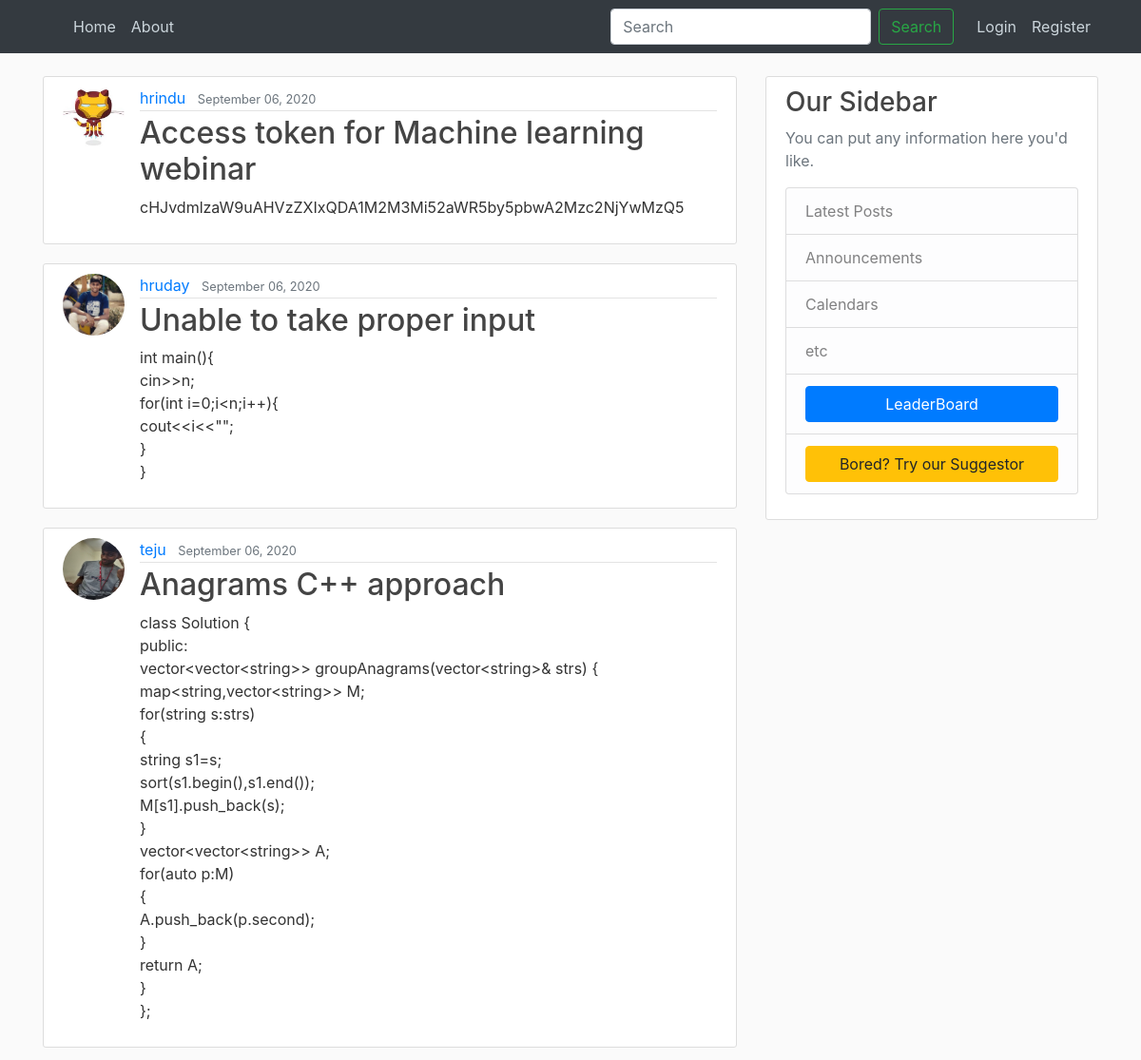
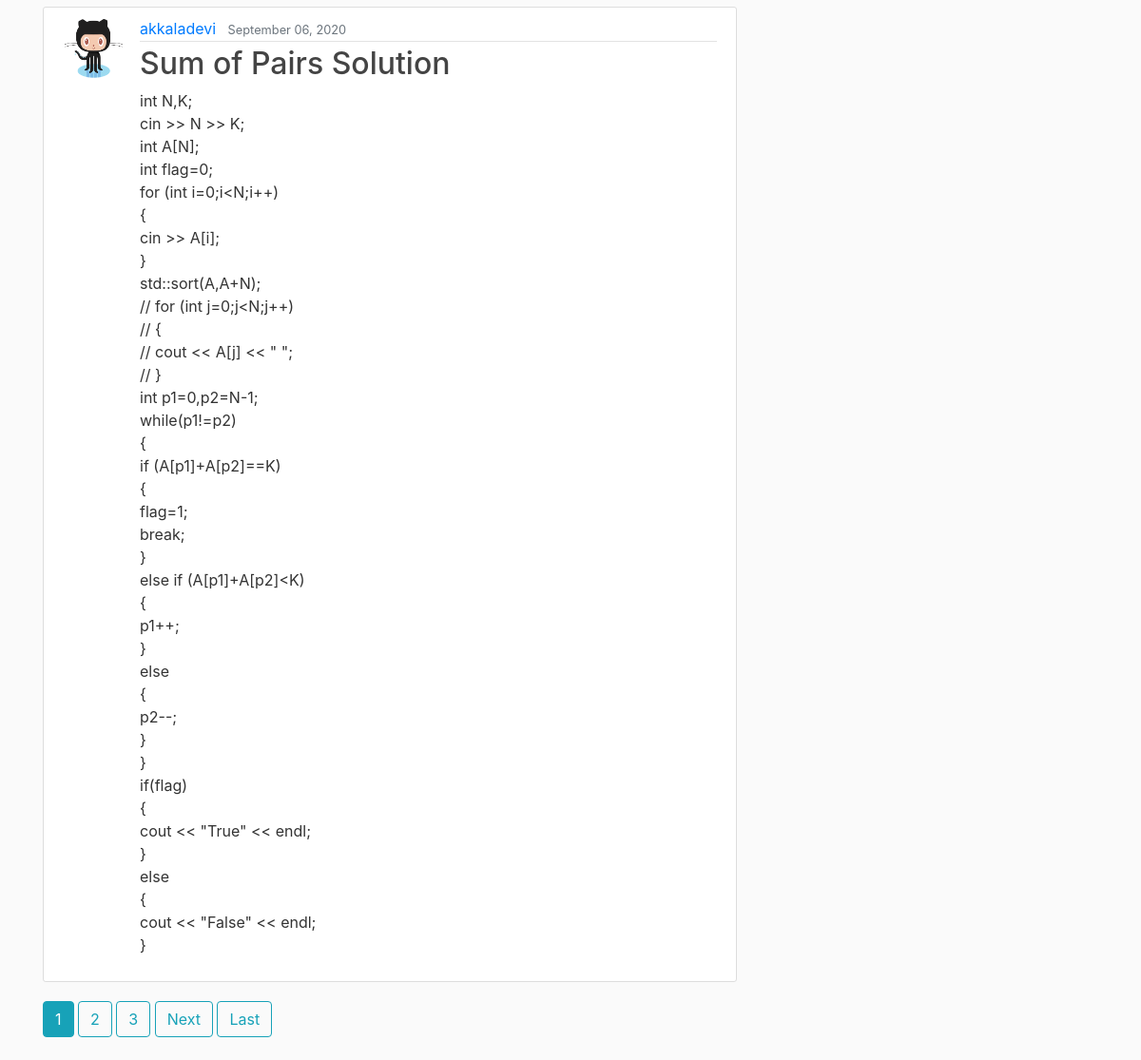
The app's page /, older data (2 pictures, top to bottom).
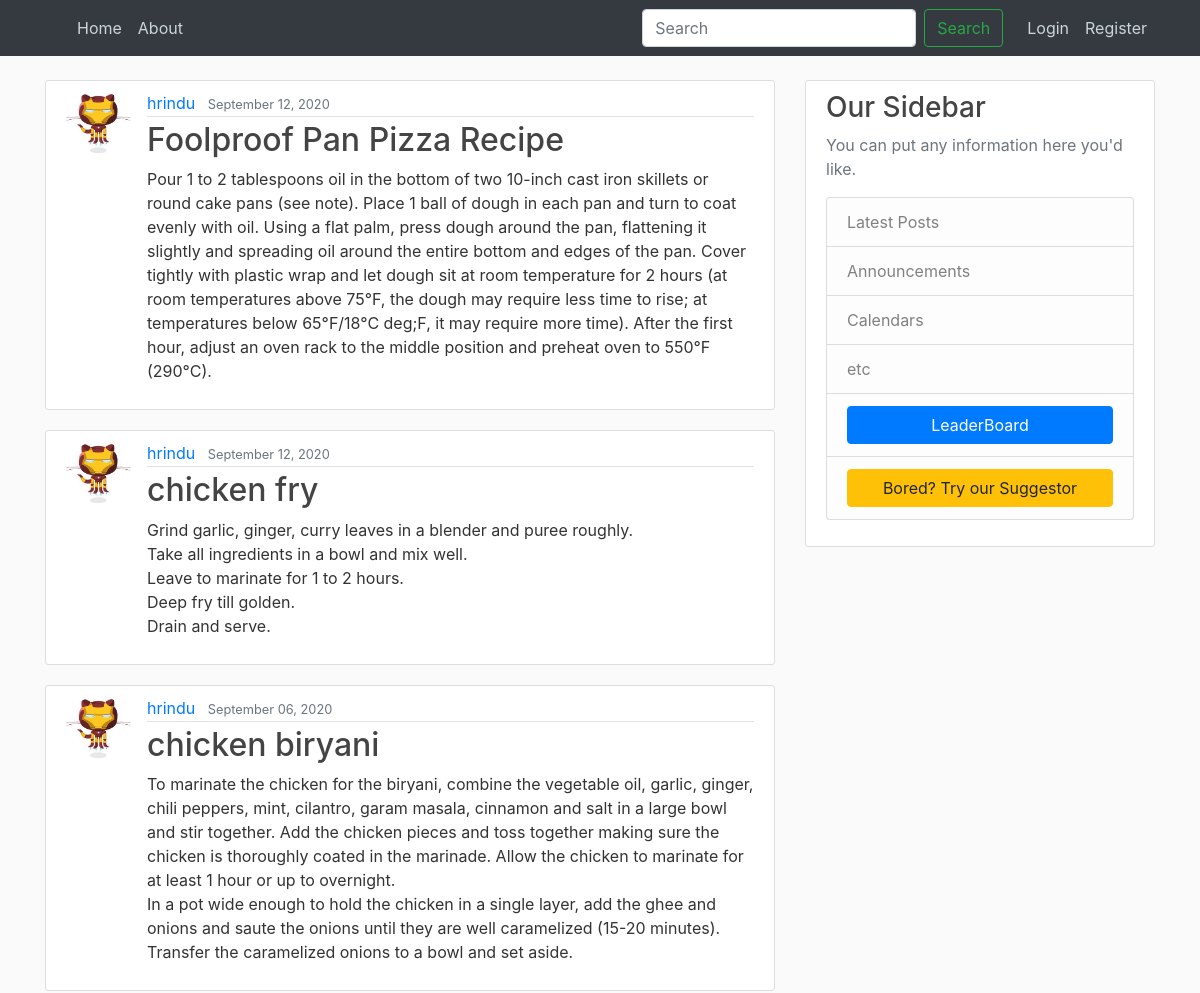
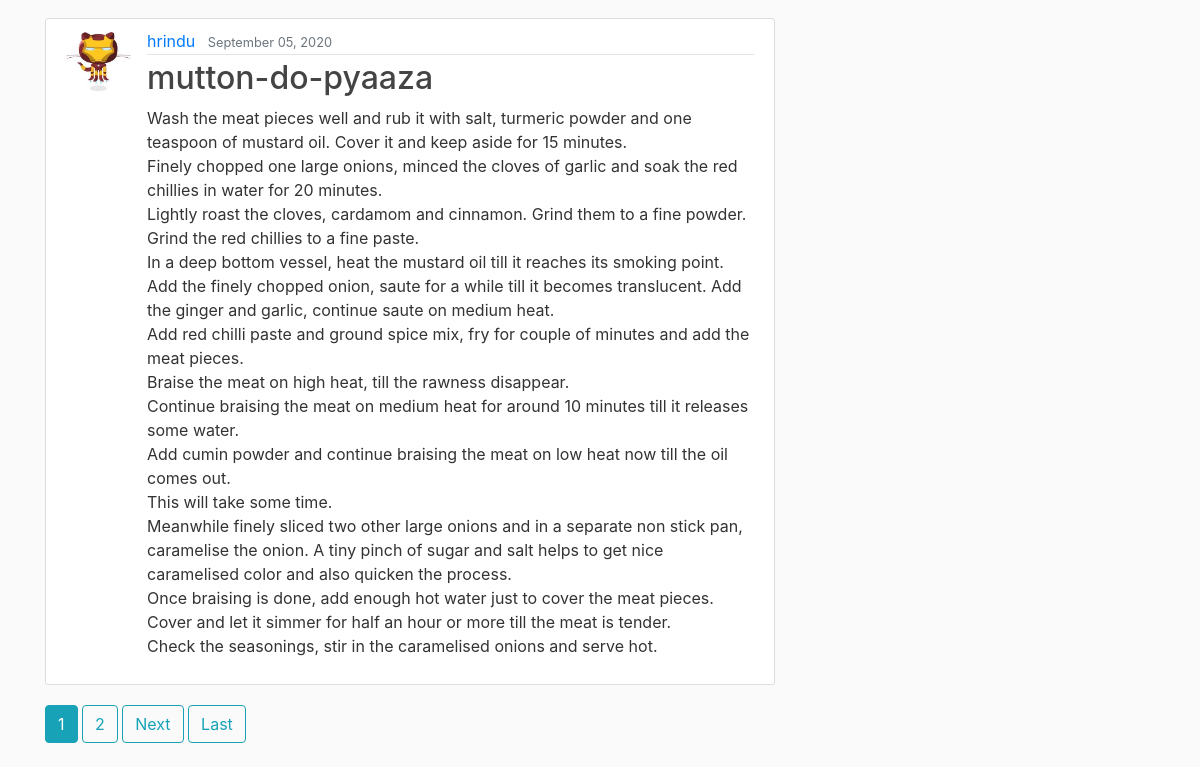
The same page, newer data (2 pictures, top to bottom).
### blog/models.py (models this page shows, shortened)
class Post(models.Model):
	title = models.CharField(max_length=100)
	content = models.TextField(blank=False)
	date_posted = models.DateTimeField(default=timezone.now)
	author = models.ForeignKey(User, on_delete=models.CASCADE)

### users/models.py (models this page shows, shortened)
class Profile(models.Model):
	user = models.OneToOneField(User, on_delete=models.CASCADE)
	image = models.ImageField(default='default.png', upload_to='profile_pics')
	block_status = models.IntegerField(default=0)

### blog/views.py (the view)
# urls.py: path('',PostListView.as_view(),name='blog-home'),
class PostListView(ListView):
	model = Post
	template_name = 'blog/home.html'
	context_object_name = 'posts'
	ordering = ['-date_posted']
	paginate_by = 4

### blog/templates/blog/home.html (shortened to what this page needs)
{% extends "blog/base.html" %}
{% block content %}
    {% for post in posts %}
        <article class="media content-section">
          <img src="{{ post.author.profile.image.url }} " class="rounded-circle article-img">
          <div class="media-body">
            <div class="article-metadata">
              <a class="mr-2" href="{% url 'user-posts' post.author.username %}">{{ post.author }}</a>
              <small class="text-muted">{{ post.date_posted|date:"F d, Y" }}</small>
            </div>
            <h2><a class="article-title" href="{% url 'post-detail' post.id %}">{{ post.title }}</a></h2>
            <p class="article-content">{{ post.content }}</p>
          </div>
        </article>
    {% endfor %}
    {% if is_paginated %}
      {% for num in page_obj.paginator.page_range %}
        {% if page_obj.number == num %}
          <a class="btn btn-info mb-4" href="?page={{ num }}">{{ num }}</a>
        {% elif num > page_obj.number|add:'-3' and num < page_obj.number|add:'3' %}
          <a class="btn btn-outline-info mb-4" href="?page={{ num }}">{{ num }}</a>
        {% endif %}
      {% endfor %}
      {% if page_obj.has_next %}
        <a class="btn btn-outline-info mb-4" href="?page={{ page_obj.next_page_number }}">Next</a>
        <a class="btn btn-outline-info mb-4" href="?page={{ page_obj.paginator.num_pages }}">Last</a>
      {% endif %}
    {% endif %}
{% endblock content %}

Row changes from the older to the newer data that the page shows:
removed Post: author.profile.image (picture), author "hruday", date_posted "September 06, 2020", title "Unable to take proper input", content "int main(){ cin>>n; for(int i=0;i<n;i++){ cout<<i<<\"\"; } }"
removed Post: author.profile.image (picture), author "teju", date_posted "September 06, 2020", title "Anagrams C++ approach", content "class Solution { public: vector<vector<string>> groupAnagrams(vector<string>& strs) { map<string,vector<string>> M; for(string s:strs) { string s1=s; sort(s1.begin(),s1.end()); M[s1].push_back(s); } vector<vector<string>> A; for(auto p:M) { A.push_back(p.second); } return A; } };"
removed Post: author.profile.image (placeholder picture), author "akkaladevi", date_posted "September 06, 2020", title "Sum of Pairs Solution", content "int N,K; cin >> N >> K; int A[N]; int flag=0; for (int i=0;i<N;i++) { cin >> A[i]; } std::sort(A,A+N); // for (int j=0;j<N;j++) // { // cout << A[j] << \" \"; // } int p1=0,p2=N-1; while(p1!=p2) { if (A[p1]+A[p2]==K) { flag=1; break; } else if (A[p1]+A[p2]<K) { p1++; } else { p2--; } } if(flag) { cout << \"True\" << endl; } else { cout << \"False\" << endl; }"
added Post: author.profile.image (picture), author "hrindu", date_posted "September 12, 2020", title "Foolproof Pan Pizza Recipe", content "Pour 1 to 2 tablespoons oil in the bottom of two 10-inch cast iron skillets or round cake pans (see note). Place 1 ball of dough in each pan and turn to coat evenly with oil. Using a flat palm, press dough around the pan, flattening it slightly and spreading oil around the entire bottom and edges of the pan. Cover tightly with plastic wrap and let dough sit at room temperature for 2 hours (at room temperatures above 75°F, the dough may require less time to rise; at temperatures below 65°F/18°C deg;F, it may require more time). After the first hour, adjust an oven rack to the middle position and preheat oven to 550°F (290°C)."
added Post: author.profile.image (picture), author "hrindu", date_posted "September 12, 2020", title "chicken fry", content "Grind garlic, ginger, curry leaves in a blender and puree roughly. Take all ingredients in a bowl and mix well. Leave to marinate for 1 to 2 hours. Deep fry till golden. Drain and serve."
changed Post: title "Access token for Machine learning webinar" → "chicken biryani"; content "cHJvdmlzaW9uAHVzZXIxQDA1M2M3Mi52aWR5by5pbwA2Mzc2NjYwMzQ5" → "To marinate the chicken for the biryani, combine the vegetable oil, garlic, ginger, chili peppers, mint, cilantro, garam masala, cinnamon and salt in a large bowl and stir together. Add the chicken pieces and toss together making sure the chicken is thoroughly coated in the marinade. Allow the chicken to marinate for at least 1 hour or up to overnight. In a pot wide enough to hold the chicken in a single layer, add the ghee and onions and saute the onions until they are well caramelized (15-20 minutes). Transfer the caramelized onions to a bowl and set aside."
now on this page (row edited): Post: author.profile.image (picture), author "hrindu", date_posted "September 05, 2020", title "mutton-do-pyaaza", content "Wash the meat pieces well and rub it with salt, turmeric powder and one teaspoon of mustard oil. Cover it and keep aside for 15 minutes. Finely chopped one large onions, minced the cloves of garlic and soak the red chillies in water for 20 minutes. Lightly roast the cloves, cardamom and cinnamon. Grind them to a fine powder. Grind the red chillies to a fine paste. In a deep bottom vessel, heat the mustard oil till it reaches its smoking point. Add the finely chopped onion, saute for a while till it becomes translucent. Add the ginger and garlic, continue saute on medium heat. Add red chilli paste and ground spice mix, fry for couple of minutes and add the meat pieces. Braise the meat on…"
Text that changed along with them:
list line gone: "3"
